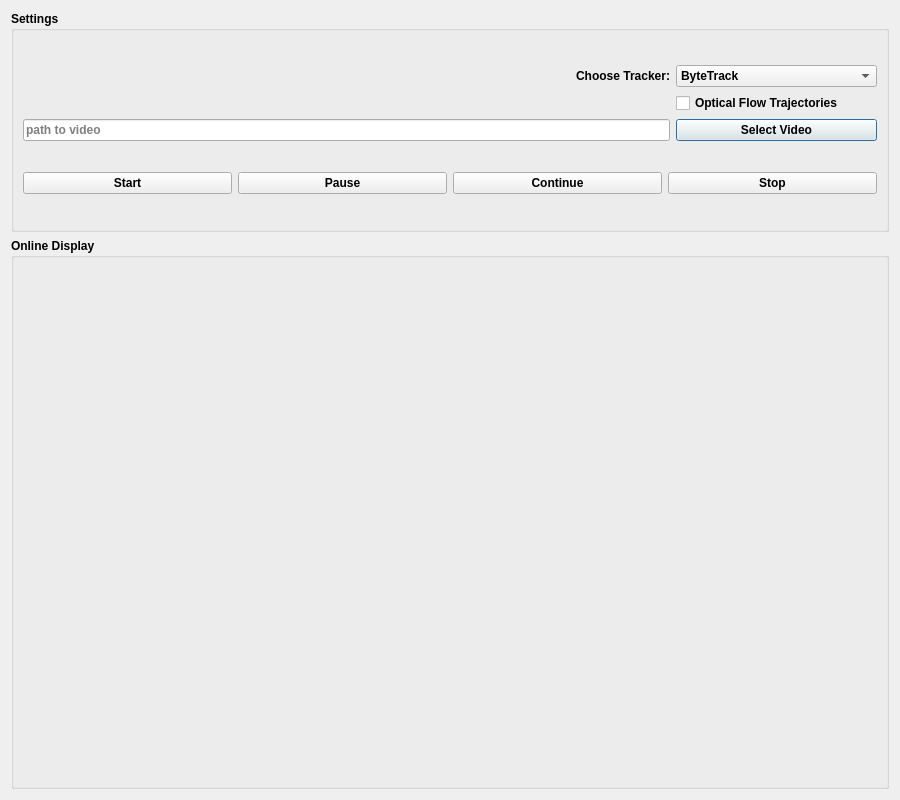
<?xml version="1.0" encoding="UTF-8"?>
<ui version="4.0">
 <class>displayer_window</class>
 <widget class="QDialog" name="displayer_window">
  <property name="geometry">
   <rect>
    <x>0</x>
    <y>0</y>
    <width>900</width>
    <height>800</height>
   </rect>
  </property>
  <property name="windowTitle">
   <string>STATS 507 Final Project</string>
  </property>
  <layout class="QVBoxLayout" name="verticalLayout_2" stretch="4,10">
   <item>
    <widget class="QGroupBox" name="groupBox_2">
     <property name="font">
      <font>
       <bold>true</bold>
      </font>
     </property>
     <property name="title">
      <string>Settings</string>
     </property>
     <layout class="QVBoxLayout" name="verticalLayout" stretch="9,3">
      <item>
       <layout class="QGridLayout" name="gridLayout" rowstretch="0,0,0" columnstretch="0,0,0">
        <item row="1" column="1" colspan="2">
         <widget class="QCheckBox" name="optical_flow_check_box">
          <property name="text">
           <string>Optical Flow Trajectories</string>
          </property>
         </widget>
        </item>
        <item row="0" column="0">
         <widget class="QLabel" name="label">
          <property name="font">
           <font>
            <bold>true</bold>
            <underline>false</underline>
           </font>
          </property>
          <property name="text">
           <string>Choose Tracker:</string>
          </property>
          <property name="textFormat">
           <enum>Qt::MarkdownText</enum>
          </property>
          <property name="alignment">
           <set>Qt::AlignRight|Qt::AlignTrailing|Qt::AlignVCenter</set>
          </property>
         </widget>
        </item>
        <item row="2" column="1" colspan="2">
         <widget class="QPushButton" name="select_video_button">
          <property name="text">
           <string>Select Video</string>
          </property>
          <property name="flat">
           <bool>false</bool>
          </property>
         </widget>
        </item>
        <item row="1" column="0">
         <spacer name="horizontalSpacer">
          <property name="orientation">
           <enum>Qt::Horizontal</enum>
          </property>
          <property name="sizeHint" stdset="0">
           <size>
            <width>40</width>
            <height>20</height>
           </size>
          </property>
         </spacer>
        </item>
        <item row="2" column="0">
         <widget class="QLineEdit" name="path_to_video_line_edit">
          <property name="readOnly">
           <bool>true</bool>
          </property>
          <property name="placeholderText">
           <string>path to video</string>
          </property>
          <property name="clearButtonEnabled">
           <bool>true</bool>
          </property>
         </widget>
        </item>
        <item row="0" column="1" colspan="2">
         <widget class="QComboBox" name="tracker_combo_box">
          <item>
           <property name="text">
            <string>ByteTrack</string>
           </property>
          </item>
          <item>
           <property name="text">
            <string>ByteTack+ReID</string>
           </property>
          </item>
          <item>
           <property name="text">
            <string>ByteTrack+ReID+Level Match</string>
           </property>
          </item>
         </widget>
        </item>
       </layout>
      </item>
      <item>
       <layout class="QHBoxLayout" name="horizontalLayout" stretch="0,0,0,0">
        <item>
         <widget class="QPushButton" name="start_button">
          <property name="text">
           <string>Start</string>
          </property>
         </widget>
        </item>
        <item>
         <widget class="QPushButton" name="pause_button">
          <property name="text">
           <string>Pause</string>
          </property>
         </widget>
        </item>
        <item>
         <widget class="QPushButton" name="continue_button">
          <property name="text">
           <string>Continue</string>
          </property>
         </widget>
        </item>
        <item>
         <widget class="QPushButton" name="stop_button">
          <property name="text">
           <string>Stop</string>
          </property>
         </widget>
        </item>
       </layout>
      </item>
     </layout>
    </widget>
   </item>
   <item>
    <widget class="QGroupBox" name="groupBox">
     <property name="font">
      <font>
       <bold>true</bold>
      </font>
     </property>
     <property name="title">
      <string>Online Display</string>
     </property>
     <layout class="QHBoxLayout" name="horizontalLayout_2">
      <item>
       <widget class="QLabel" name="image_label">
        <property name="text">
         <string/>
        </property>
        <property name="scaledContents">
         <bool>false</bool>
        </property>
       </widget>
      </item>
     </layout>
    </widget>
   </item>
  </layout>
 </widget>
 <resources/>
 <connections/>
</ui>
